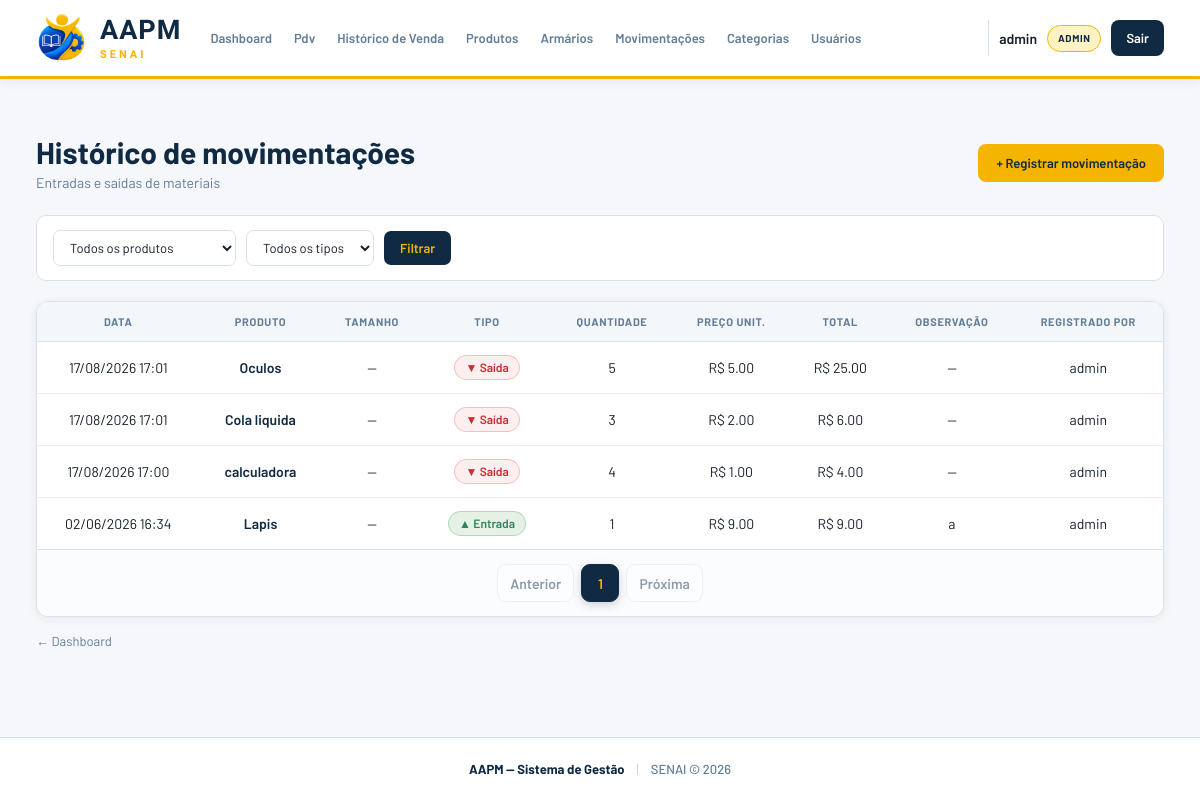
The app's page /movimentacoes/ (signed in) with its own data.
### app/models/movimentacao.py (models this page shows, shortened)
class Movimentacao(Base):
    __tablename__ = "movimentacoes"
    id = Column(Integer, primary_key=True, autoincrement=True, index= True)
    tipo = Column(Enum(Tipo_de_movimentacao), nullable=False)
    quantidade = Column(Integer, nullable=False)
    preco_unitario = Column(Float, nullable=False, default=0.0)
    observacao = Column(String(255), nullable=True)
    criado_em = Column(DateTime, server_default=func.now())
    produto_id = Column(Integer, ForeignKey("produtos.id", ondelete="CASCADE"), nullable=False)
    tamanho_id = Column(Integer, ForeignKey("produto_tamanhos.id", ondelete="SET NULL"), nullable=True)
    usuario_id = Column(Integer, ForeignKey("usuarios.id", ondelete="SET NULL"), nullable=False)
    produto = relationship("Produto", backref="movimentacoes")
    tamanho = relationship("ProdutoTamanho")
    usuario = relationship("Usuario", backref="movimentacoes")

### app/models/produto.py (models this page shows, shortened)
class Produto(Base):
    __tablename__ = "produtos"
    id = Column(Integer, primary_key=True, autoincrement=True, index=True)
    nome = Column(String(150), nullable=False, index=True)
    preco = Column(Float, nullable=False, default=0.0)
    estoque_atual = Column(Integer, nullable=False, default=0)
    ativo = Column(Boolean, default=True)
    imagem_path = Column(String(255), nullable=True)
    categoria_id = Column(Integer, ForeignKey("categorias.id", ondelete="SET NULL"), nullable=True)
    categoria = relationship("Categoria", back_populates="produtos")
    tamanhos  = relationship("ProdutoTamanho", back_populates="produto", cascade="all, delete-orphan")

### app/models/usuario.py (models this page shows)
class Usuario(Base):
    __tablename__ = "usuarios"
    id = Column(Integer, primary_key=True, autoincrement=True)
    nome = Column(String(100), nullable=False)
    email = Column(String(150), unique=True, nullable=False)
    senha_hash = Column(String(255), nullable=False)
    role = Column(String(20), default="operador")
    ativo = Column(Boolean, default=True)
    criado_em = Column(DateTime, server_default=func.now())

### app/controllers/movimentacao_controller.py (the view)
@router.get("/")
def listar_movimentacoes(
    request: Request,
    produto_id: int = 0,
    tipo: str = "",
    page: int = 1,
    db: Session = Depends(get_db),
    admin = Depends(get_admin)
):
    query = db.query(Movimentacao).order_by(
        Movimentacao.criado_em.desc()
    )
    if produto_id:
        query = query.filter(
            Movimentacao.produto_id == produto_id
        )
    if tipo in ("entrada", "saida", "cancelamento", "ajuste"):
        query = query.filter(
            Movimentacao.tipo == tipo
        )
    movimentacoes, pagination = paginate(query, page)
    produtos = db.query(Produto).filter(
        Produto.ativo == True
    ).all()
    return templates.TemplateResponse(
        request,
        "movimentacoes/index.html",
        {
            "request": request,
            "usuario": admin,
            "movimentacoes": movimentacoes,
            "produtos": produtos,
            "produto_id": produto_id,
            "tipo": tipo,
            "pagination": pagination,
        }
    )

### app/templates/movimentacoes/index.html (shortened to what this page needs)
{% extends "base.html" %}
{% block extra_css %}
<link rel="stylesheet" href="/static/css/movimnetacoes-index.css">
<link rel="stylesheet" href="/static/css/list-pages.css?v=1">
{% endblock %}
{% block conteudo %}
<div class="page-header">
    <div>
        <h1 class="page-title">Histórico de movimentações</h1>
        <p class="page-subtitle">Entradas e saídas de materiais</p>
    </div>
    <a href="/movimentacoes/nova" class="btn-primary">
        + Registrar movimentação
    </a>
</div>
<form class="filtros-form" method="get" action="/movimentacoes">
    <select name="produto_id" class="filtro-select">
        <option value="0">Todos os produtos</option>
    </select>
    <select name="tipo" class="filtro-select">
        <option value="">Todos os tipos</option>
    </select>
    <button type="submit" class="btn-filtrar">
        Filtrar
    </button>
</form>
<div class="card">
    <div class="table-wrapper">
        <table class="table">
            <thead>
                <tr>
                    <th>Data</th>
                    <th>Produto</th>
                    <th>Tamanho</th>
                    <th>Tipo</th>
                    <th>Quantidade</th>
                    <th>Preço unit.</th>
                    <th>Total</th>
                    <th>Observação</th>
                    <th>Registrado por</th>
                </tr>
            </thead>
            <tbody>
                {% for m in movimentacoes %}
                    <tr>
                        <td>
                            {{ m.criado_em.strftime('%d/%m/%Y %H:%M') }}
                        </td>
                        <td>
                            <a
                                href="/produtos/{{ m.produto_id }}"
                                class="link-produto"
                            >
                                {{ m.produto.nome }}
                            </a>
                        </td>
                        <td>
                            {% if m.tamanho %}
                                {{ m.tamanho.tamanho }}
                            {% else %}
                                —
                            {% endif %}
                        </td>
                        <td>
                            <span class="status-badge status-badge--{{ m.tipo.value }}">
                                {{ "▲ Entrada" if m.tipo.value == 'entrada' else "▼ Saída" }}
                            </span>
                        </td>
                        <td>
                            {{ m.quantidade }}
                        </td>
                        <td>
                            R$ {{ "%.2f"|format(m.preco_unitario) }}
                        </td>
                        <td>
                            R$ {{ "%.2f"|format(m.valor_total) }}
                        </td>
                        <td>
                            {{ m.observacao or "—" }}
                        </td>
                        <td>
                            {{ m.usuario.nome if m.usuario else "—" }}
                        </td>
                    </tr>
                {% endfor %}
            </tbody>
        </table>
        {% include "paginacao/index.html" %}
    </div>
</div>
<a href="/" class="back-link">
    ← Dashboard
</a>
{% endblock %}

### app/static/css/base.css (style rules this page uses)
* { margin: 0; padding: 0; box-sizing: border-box; }
html { scroll-behavior: smooth; }
body { min-height: 100vh; display: flex; flex-direction: column; font-family: "Barlow", sans-serif; background: var(--fundo); color: var(--texto); -webkit-font-smoothing: antialiased; text-rendering: optimizeLegibility; }
:root { --azul: #102A43; --azul-2: #243B53; --azul-3: #486581; --laranja: #F5B400; --laranja-2: #D99F00; --laranja-claro: #FFF3C4; --branco: #FFFFFF; --fundo: #F5F7FA; --fundo-card: #FFFFFF; --texto: #17202A; --texto-secundario: #627D98; --borda: #D9E2EC; --verde: #2F855A; --vermelho: #C53030; --sombra: 0 5px 20px rgba(16, 42, 67, 0.08); --sombra-hover: 0 10px 28px rgba(16, 42, 67, 0.14); --radius: 12px; }
button, input, select, textarea { font-family: inherit; }
button { cursor: pointer; }
a { color: inherit; }

### app/static/css/movimnetacoes-index.css (style rules this page uses)
.page-title { margin: 0; font-size: 22px; font-weight: 700; color: var(--azul); }
.page-subtitle { margin-top: 2px; font-size: 13px; color: var(--texto-secundario); }
.btn-primary { display: inline-flex; align-items: center; justify-content: center; height: 38px; padding: 0 18px; background: var(--laranja); color: var(--azul) !important; border-radius: 8px; text-decoration: none; font-size: 13px; font-weight: 600; transition: .2s; }
.filtros-form { display: flex; align-items: center; flex-wrap: wrap; gap: 10px; margin-bottom: 20px; padding: 14px 16px; background: var(--branco); border: 1px solid var(--borda); border-radius: 10px; }
.filtro-select { padding: 8px 12px; background: var(--branco); color: var(--texto); border: 1px solid var(--borda); border-radius: 7px; font-size: 13px; font-family: inherit; cursor: pointer; }
.btn-filtrar { height: 34px; padding: 0 16px; background: var(--azul); color: var(--laranja); border: none; border-radius: 7px; font-size: 13px; font-weight: 600; cursor: pointer; }
.card { background: var(--branco); border: 1px solid var(--borda); border-radius: 12px; overflow: hidden; box-shadow: var(--sombra); }
.table-wrapper { overflow-x: auto; }
.table { width: 100%; border-collapse: collapse; font-size: 14px; }
.table thead { background: var(--fundo); }
.table th, .table td { text-align: center; vertical-align: middle; }
.table th { padding: 12px 16px; color: var(--texto-secundario); font-size: 12px; font-weight: 700; text-transform: uppercase; letter-spacing: .06em; border-bottom: 1px solid var(--borda); white-space: nowrap; }
.table td { padding: 13px 16px; color: var(--texto); border-bottom: 1px solid var(--fundo); }
.table tbody tr:last-child td { border-bottom: none; }
.table tbody tr { transition: background 0.2s ease; }
.status-badge { display: inline-block; padding: 4px 10px; border-radius: 999px; font-size: 12px; font-weight: 600; }
.status-badge--entrada { background: rgba(34,139,34,.12); color: var(--verde); border: 1px solid rgba(34,139,34,.25); }
.status-badge--saida { background: rgba(220,53,69,.08); color: var(--vermelho); border: 1px solid rgba(220,53,69,.25); }
.link-produto { color: var(--azul); font-weight: 600; text-decoration: none; }
.back-link { display: inline-block; margin-top: 16px; color: var(--texto-secundario); font-size: 13px; text-decoration: none; }

### records on screen
Movimentacao: criado_em "17/08/2026 17:01", produto.nome "Oculos", tipo "▼ Saída", quantidade "5", preco_unitario "5.00", valor_total "25.00", observacao "—", usuario "admin"
Movimentacao: criado_em "17/08/2026 17:01", produto.nome "Cola liquida", tipo "▼ Saída", quantidade "3", preco_unitario "2.00", valor_total "6.00", observacao "—", usuario "admin"
Movimentacao: criado_em "17/08/2026 17:00", produto.nome "calculadora", tipo "▼ Saída", quantidade "4", preco_unitario "1.00", valor_total "4.00", observacao "—", usuario "admin"
Movimentacao: criado_em "02/06/2026 16:34", produto.nome "Lapis", tipo "▲ Entrada", quantidade "1", preco_unitario "9.00", valor_total "9.00", observacao "a", usuario "admin"

### other values on screen
{{ usuario.nome }} "admin"
{{ usuario.role }} "ADMIN"
{{ numero }} "1"
